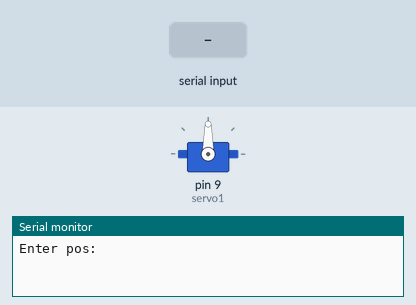
Simulated run of this sketch. Board: Arduino Uno, built with avr-gcc and run on an emulated ATmega328P. On the bench: servo, the last lines printed to the serial monitor. The inputs (shaded band) are chosen by the test bench.

Above: at 1.2 s.
1.3 s: "30,150\n" received over Serial
At 3.9 s:
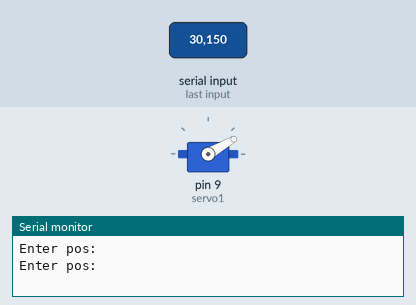
4.3 s: "0\n" received over Serial
At 7.1 s:
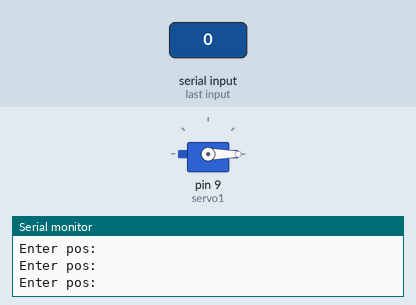
7.3 s: "90,45\n" received over Serial
At 9.7 s:
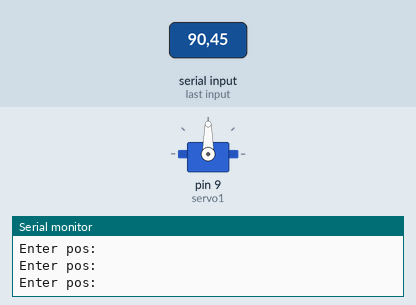
Timing chart, 0 to 11.2 s (numbered marks = the images above; inputs shaded):
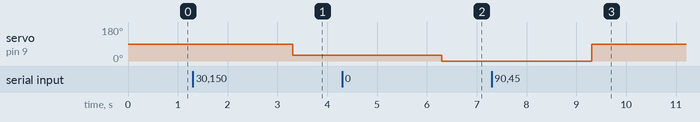

Measured:
- after the input at 1.3 s, servo on pin 9 (servo1): 90° → 30° after 2.0 s
- after the input at 4.3 s, servo on pin 9 (servo1): 30° → 0° after 2.0 s
- after the input at 7.3 s, servo on pin 9 (servo1): 0° → 90° after 2.0 s

The sketch:

servo_user_rotation.ino
```cpp
/*
    Team: Top-Gun
*/

#include <Servo.h>
Servo servo1;
int pos = 0;
void setup() {
  // put your setup code here, to run once:
Serial.begin (9600);

servo1.attach(9);
}

void loop() {
  // put your main code here, to run repeatedly
Serial.println("Enter pos:");
while(Serial.available() == 0);
pos = Serial.readString().toInt();
delay(1000);
// Serial.println(pos);
if (pos<=180 && pos>=0)
  servo1.write(pos);
else
  Serial.println("Error");
}
```
